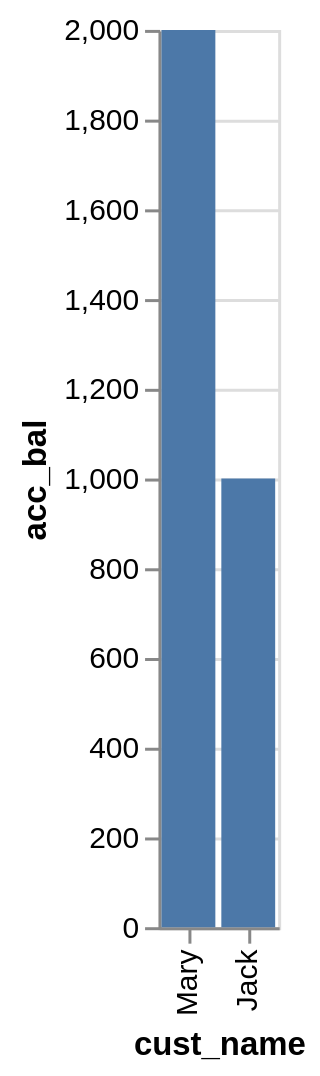

Write the Vega-Lite specification saved for this chart.
### Vega-Lite specification from a JSON file in a GitHub repository (floating-point values rounded to 4 significant figures)
{"data": {"values": [{"x_data": "Mary", "y_data": 2000}, {"x_data": "Jack", "y_data": 1000}]}, "mark": "bar", "encoding": {"x": {"field": "x_data", "type": "nominal", "title": "cust_name", "sort": {"op": "sum", "field": "y_data", "order": "descending"}}, "y": {"field": "y_data", "type": "quantitative", "title": "acc_bal"}}}
